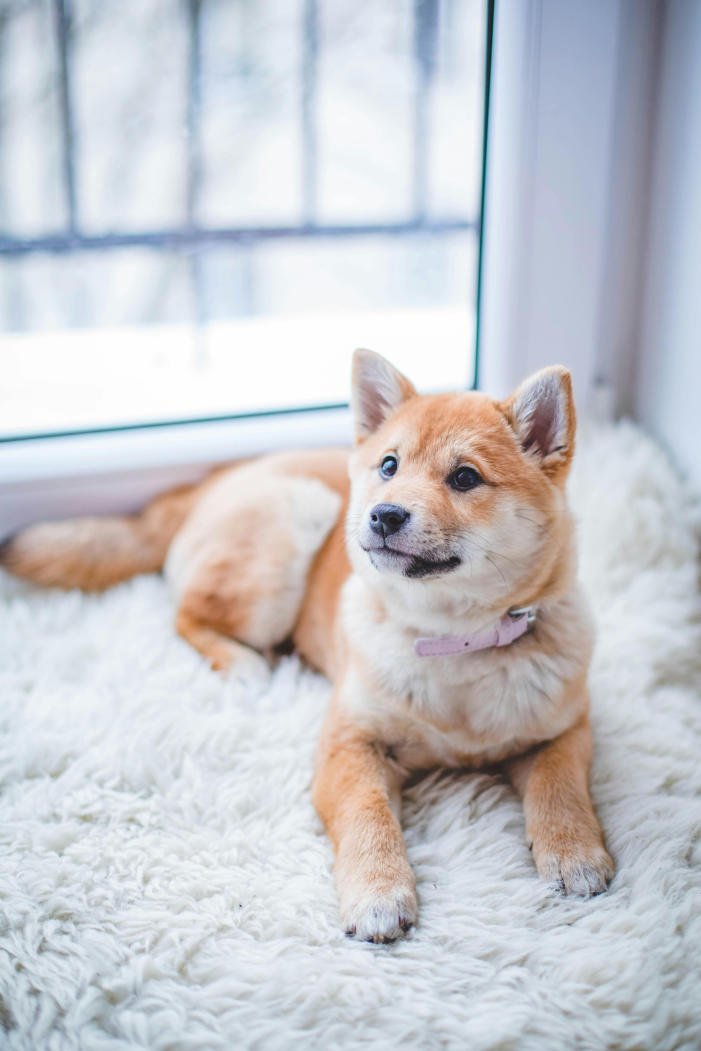
#> input picture cv_vlm/assets/dog1.jpg, 4204 x 6306 px (shown at 1/6 size)
$ jupyter execute --allow-errors openCV_intro.ipynb   (shell and % lines are left out)
#> lines starting #> are read from the running program, lines starting #| are printed output that depends on the picture; after the words box and inside, x2 and y2 are one past the last pixel; in counts of white or black regions, pixels touching at a corner belong together
# Objective
- Walkthrough of OpenCV codes - the basic of image processing
- to help you understand the code and how to use OpenCV

# Libraries

[cell 1]
import cv2
import numpy as np

from matplotlib import pyplot as plt

print(cv2.__version__)

# Image Read
- Reading an image from path and returns it
- Support the common file formats (.bmp, .jpg, .jpeg, .png, .tif)

[cell 2]
# Loading the image at path
img = cv2.imread(r"../assets/dog1.jpg") # dog2_blackwhite
#> img is the input picture: shape (6306, 4204, 3); mean B, G, R 205.5, 200.6, 199.4
img.shape
#> Out = (6306, 4204, 3)

Options to display

[cell 3]
# img = cv2.cvtColor(img, cv2.COLOR_BGR2RGB)

# cv2 read the image as BGR
# while plt reads the image as RGB
# so we need to convert the image from BGR to RGB for plt.show()

## CV2
# # Display the image with cv2
# cv2.imshow("image", img)
# cv2.waitKey(0)
# cv2.destroyAllWindows()

## Matplotlib
# plt.imshow(img[...,::-1])
# plt.show()

# Image Show
Plotting an image

[cell 4]
# Extracting the height and width of an image
h, w = img.shape[:2]
#> h = 6306; w = 4204
# Displaying the height and width
print("Height = {}, Width = {}".format(h, w))
#| Height = 6306, Width = 4204

#Show the image with matplotlib
plt.imshow(img[...,::-1])
plt.show()

# Downsizing img

[cell 5]
down_width = 600
down_height = 800
down_points = (down_width, down_height)
resized_down = cv2.resize(img, down_points, interpolation= cv2.INTER_LINEAR)
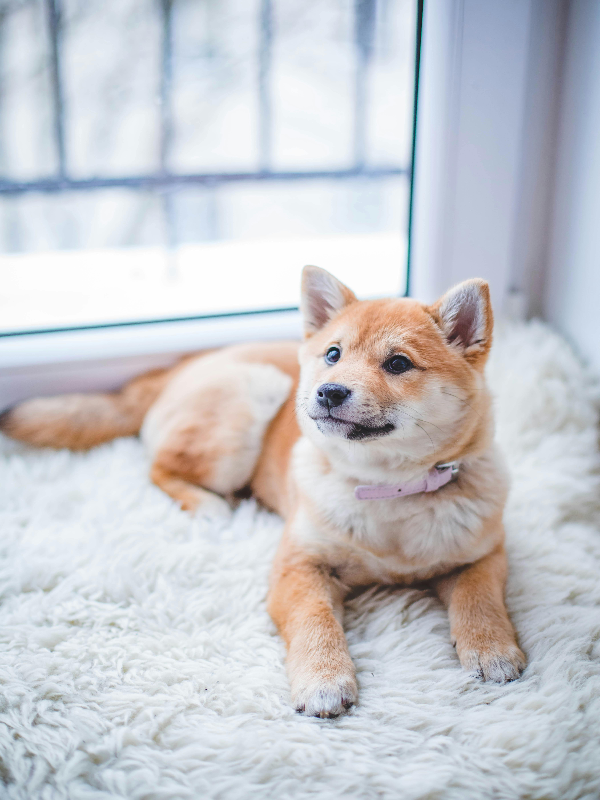
#> resized_down: shape (800, 600, 3); mean B, G, R 205.4, 200.5, 199.4

print("Height = {}, Width = {}".format(down_height, down_width))

#Show the image with matplotlib
plt.imshow(resized_down[...,::-1])
plt.show()

[cell 6]
scale_ratio = 0.2
new_width = int(img.shape[1] * scale_ratio)
#> new_width = 840
new_height = int(img.shape[0] * scale_ratio)
#> new_height = 1261
new_size = (new_width, new_height)
#> new_size = (840, 1261)
aspect_resized = cv2.resize(img, new_size, interpolation=cv2.INTER_LINEAR) #INTER_AREA

#Show the image with matplotlib
plt.imshow(aspect_resized[...,::-1])
plt.show()

# Contrast and Brightness

[cell 7]
# Adjust contrast and brightness
alpha = 1.15  # Example contrast value
beta = 1.5    # Example brightness value
adjusted_image = cv2.convertScaleAbs(resized_down, alpha, beta)
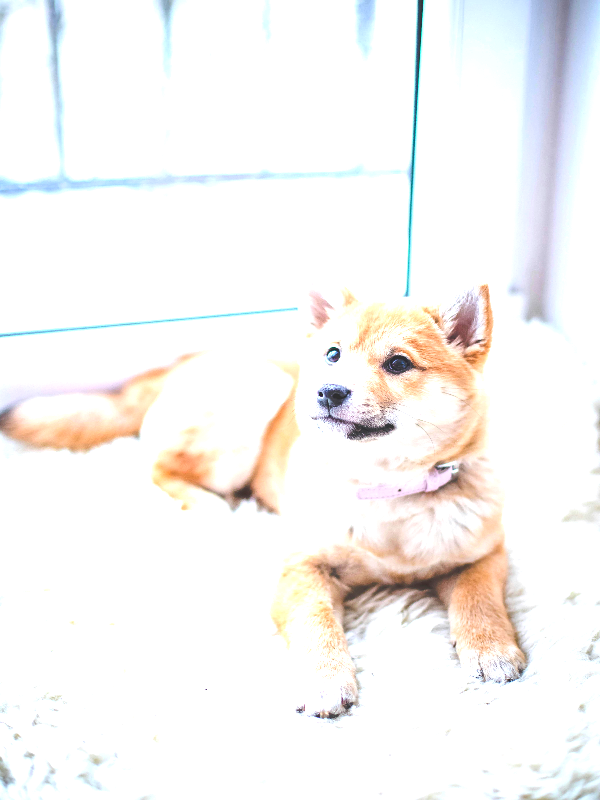
#> adjusted_image: shape (800, 600, 3); mean B, G, R 243.5, 245.2, 247.2

plt.imshow(adjusted_image[...,::-1])
plt.show()

# Histogram Equalization
Histogram equalization stretches the intensities to a wider range.

[cell 8]
B, G, R = cv2.split(resized_down)
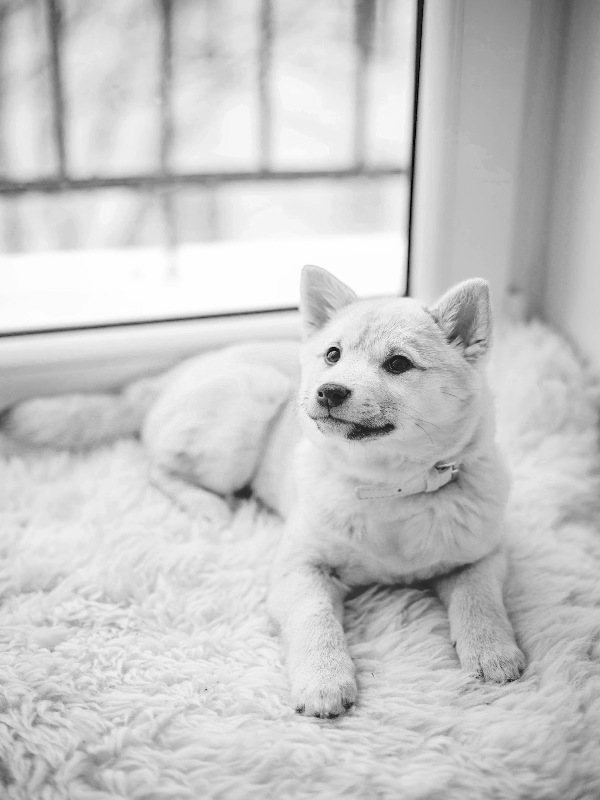
#> R: shape (800, 600); min 0, max 255, mean 199.4
B = cv2.equalizeHist(B)
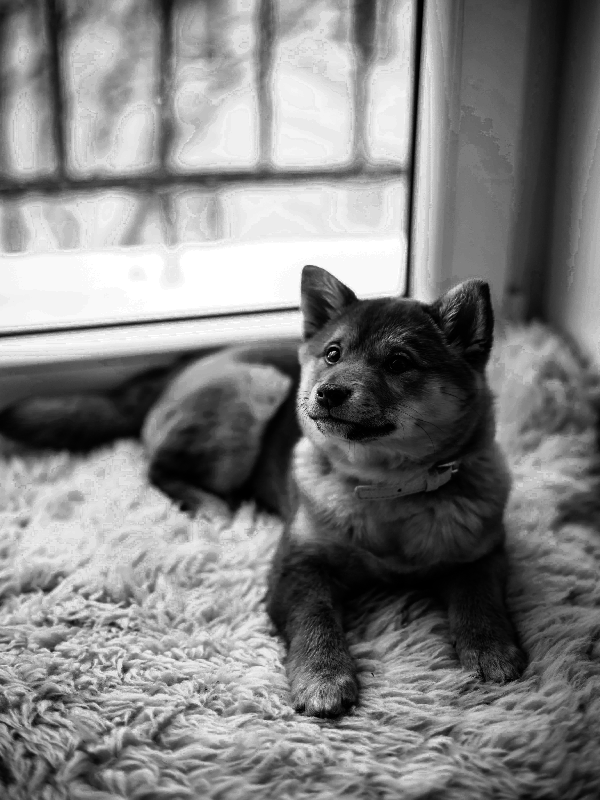
#> B: shape (800, 600); min 0, max 255, mean 128.8
G = cv2.equalizeHist(G)
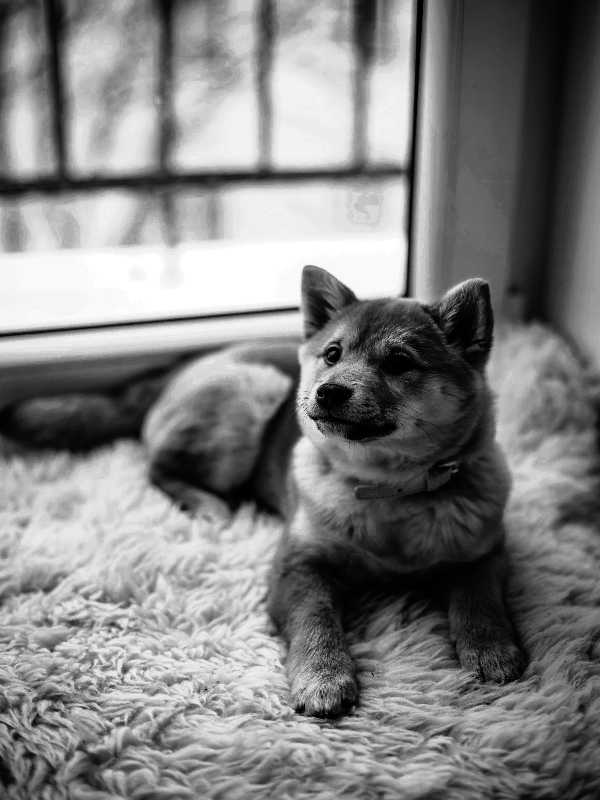
#> G: shape (800, 600); min 0, max 255, mean 128.7
R = cv2.equalizeHist(R)
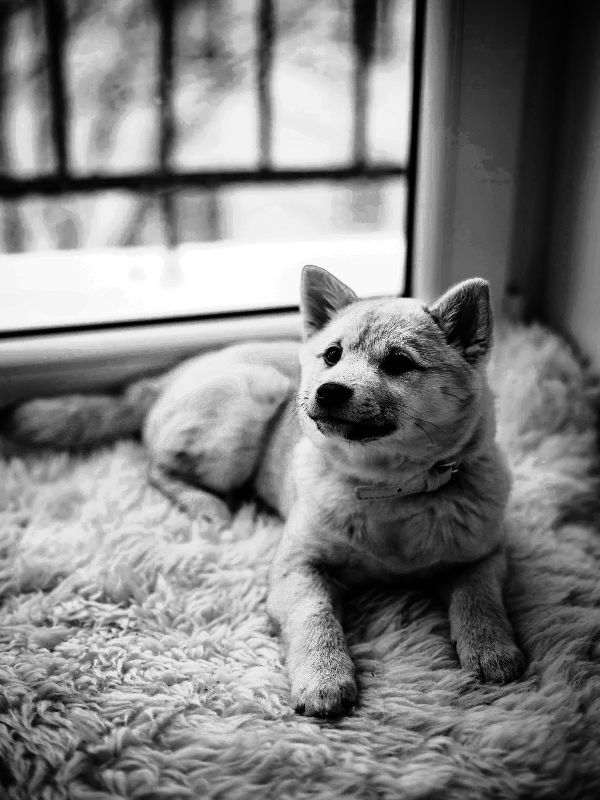
#> R: shape (800, 600); min 0, max 255, mean 128.8
equalized_image = cv2.merge((B, G, R))
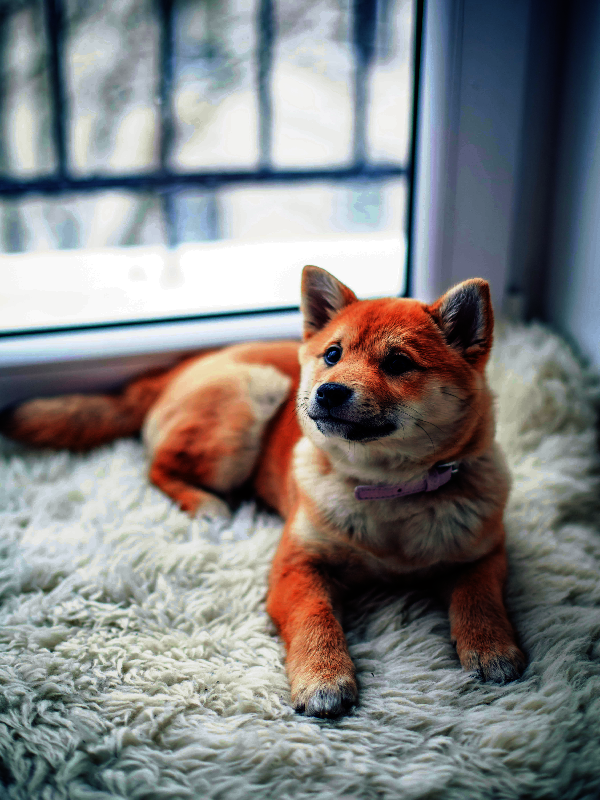
#> equalized_image: shape (800, 600, 3); mean B, G, R 128.8, 128.7, 128.8

#Show the image with matplotlib
plt.imshow(equalized_image[...,::-1])
plt.show()

# Box filter (averaging)

#> (a cell that did not finish here is left out)

[cell 10]
matrix_size = 5

# Create a 5x5 averaging filter kernel
kernel = np.ones((matrix_size, matrix_size), np.float32) / (matrix_size*matrix_size)

# Apply the filter using cv.filter2D
box_filterred_image = cv2.filter2D(resized_down, -1, kernel)

#Show the image with matplotlib
plt.imshow(box_filterred_image[...,::-1])
plt.show()

# Gaussian Blur

[cell 11]
blur_image = cv2.blur(resized_down, (5, 5))

# Display the modified image`
#Show the image with matplotlib
plt.imshow(blur_image[...,::-1])
plt.show()

# from Color to Grayscale

[cell 12]
# TO aaa
img_gray = cv2.cvtColor(resized_down, cv2.COLOR_BGR2GRAY)

plt.imshow(img_gray[...,::], cmap='gray')
plt.show()

# Binary Thresholding

[cell 13]
# import seaborn as sns
hist = cv2.calcHist([img_gray], [0], None, [256], [0, 256])
#> hist = 256 values, max 12202 at index 232, min 0 at index 0, mean 1875

# plot the histogram
plt.figure(figsize=(4,3))
plt.title("Grayscale Histogram")
plt.xlabel("Bins")
plt.ylabel("# of Pixels")
plt.plot(hist)
plt.xlim([0, 256])
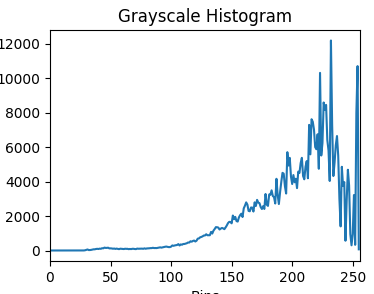
#> figure drawn by matplotlib, 1 panel; curve peaks at x = 232, y = 12202

# Binary Thresholding

[cell 14]
ret, thresh_img = cv2.threshold(img_gray, 127, 255, cv2.THRESH_BINARY)
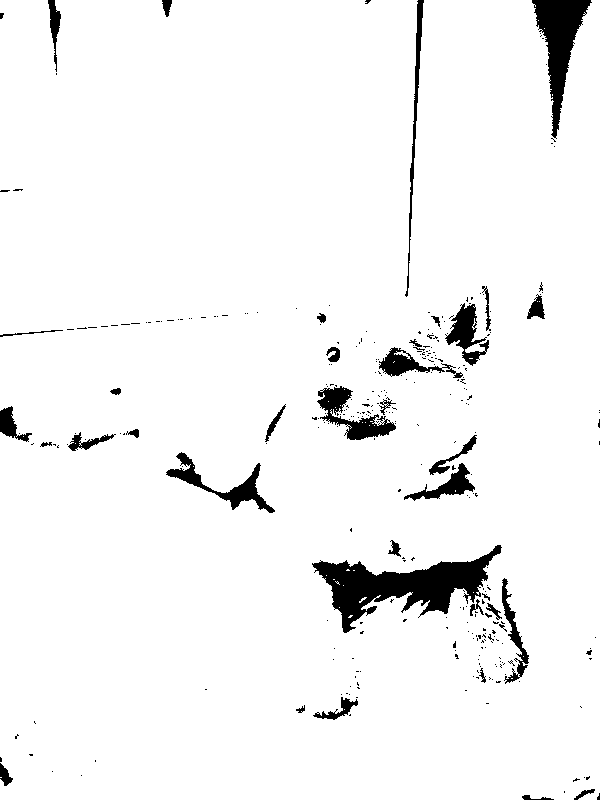
#> thresh_img: shape (800, 600); 95.5% white; 327 black regions (290 under 20 px), largest, box (x1, y1, x2, y2) and area: (312, 545, 502, 633) 6250, (532, 0, 592, 139) 3176, (317, 386, 396, 440) 1523

plt.imshow(thresh_img[...,::], cmap='gray')
plt.show()

[cell 15]
# import seaborn as sns
hist = cv2.calcHist([thresh_img], [0], None, [256], [0, 256])
#> hist = 256 values, max 458319 at index 255, min 0 at index 1, mean 1875

# plot the histogram
plt.figure()
plt.title("Threshold Histogram")
plt.xlabel("Bins")
plt.ylabel("# of Pixels")
plt.plot(hist)
plt.xlim([0, 256])
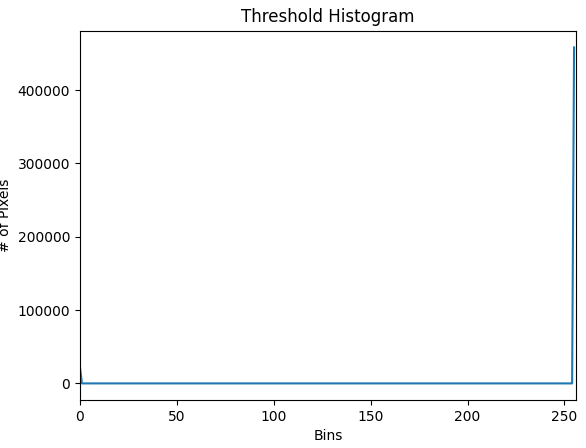
#> figure drawn by matplotlib, 1 panel; curve peaks at x = 255, y = 458319

$ run again, with cv_vlm/assets/cat1.jpg copied over cv_vlm/assets/dog1.jpg
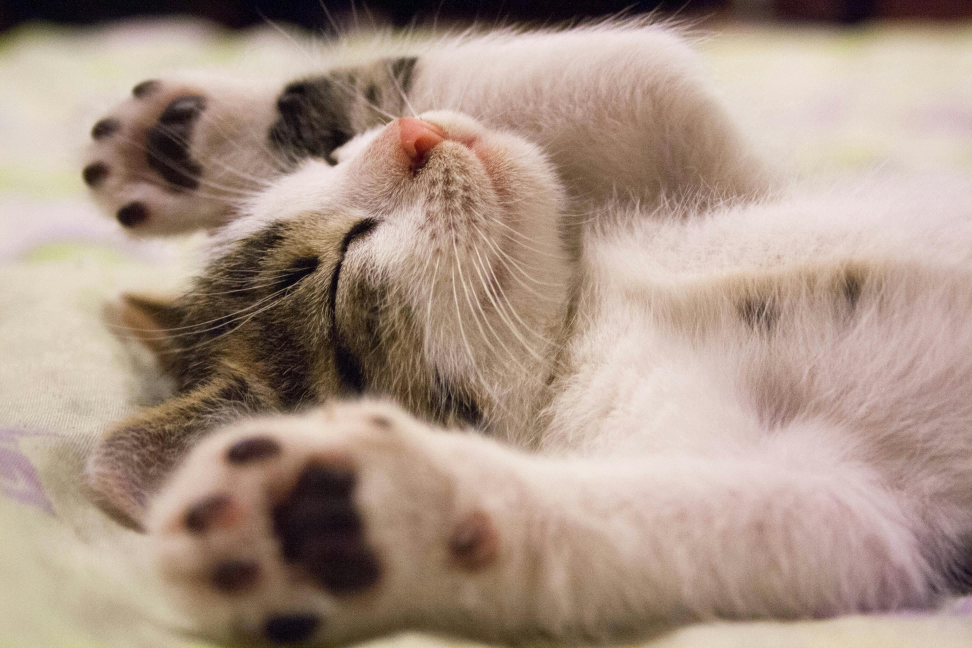
#> input picture cv_vlm/assets/cat1.jpg, 3888 x 2592 px (shown at 1/4 size)
#> img is the input picture: shape (2592, 3888, 3); mean B, G, R 134.6, 148.3, 169.4
#| Height = 2592, Width = 3888
#> `hist = cv2.calcHist([img_gray], [0], None, [256], [0, 256])`: hist = 256 values, max 6279 at index 217, min 0 at index 240, mean 1875
#> `ret, thresh_img = cv2.threshold(img_gray, 127, 255, cv2.THRESH_BINARY)`:
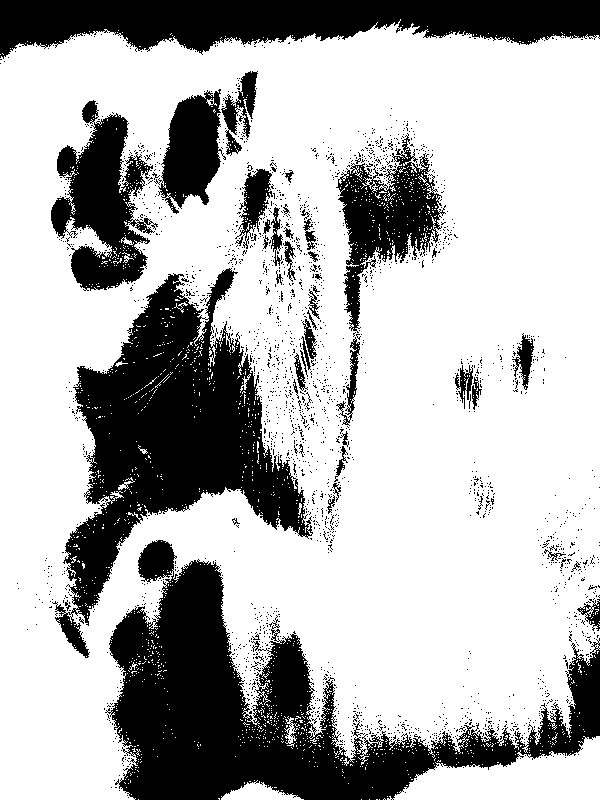
#> thresh_img: shape (800, 600); 70.6% white; 2197 black regions (2149 under 20 px), largest, box (x1, y1, x2, y2) and area: (105, 540, 600, 800) 46076, (52, 268, 313, 658) 37030, (0, 0, 600, 59) 23270
#> `hist = cv2.calcHist([thresh_img], [0], None, [256], [0, 256])`: hist = 256 values, max 339088 at index 255, min 0 at index 1, mean 1875
#> `[cell 15] # import seaborn as sns hist = cv2.calcHist([thresh_img], [0..`:
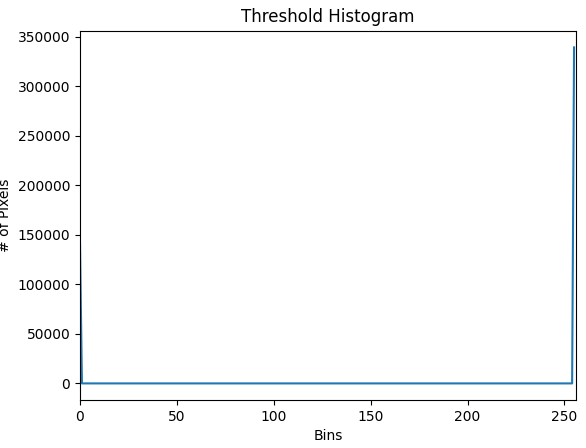
#> figure drawn by matplotlib, 1 panel; curve peaks at x = 255, y = 339088
